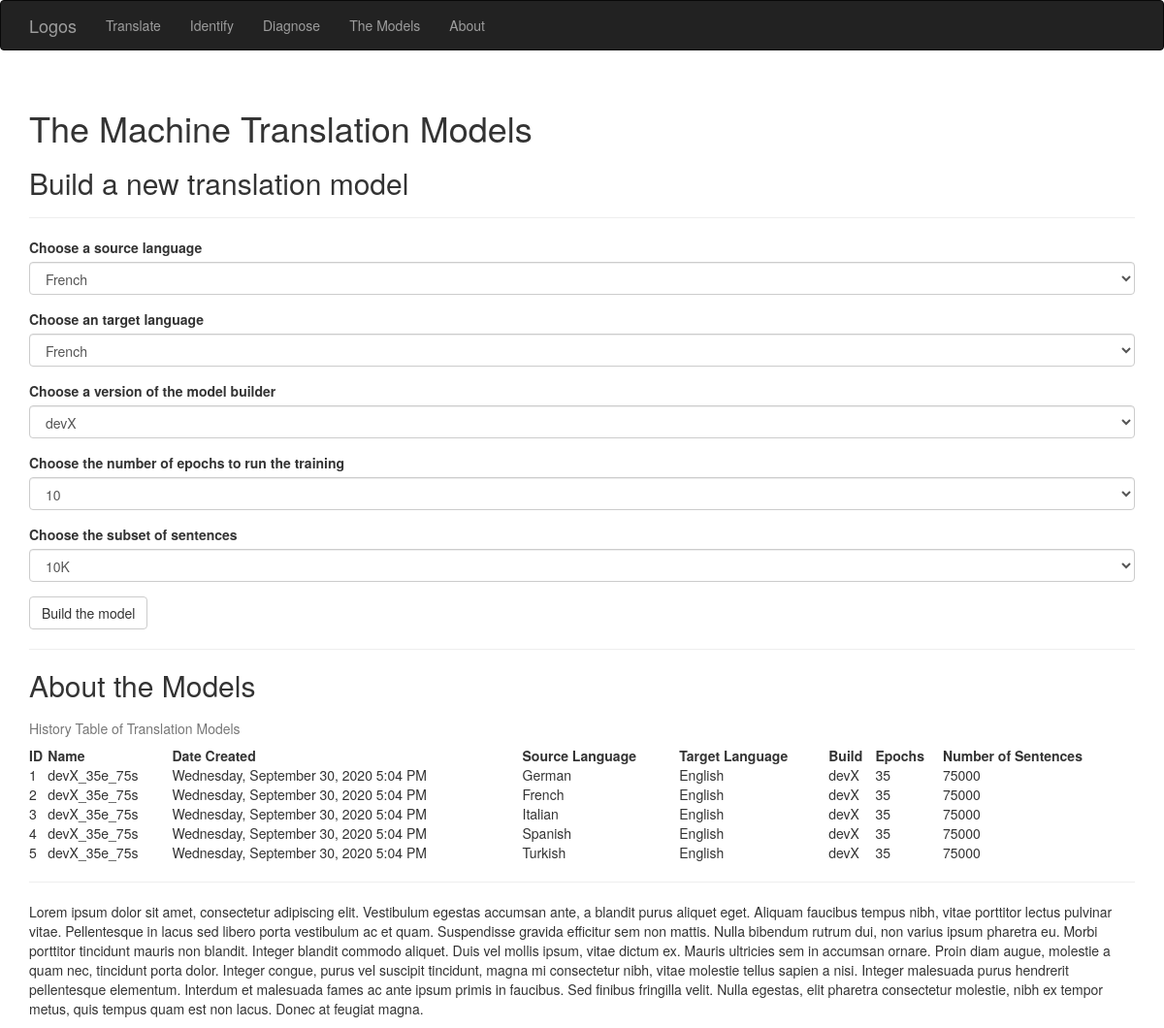
Page /themodels on the committed database.
### app/models.py (models this page shows, shortened)
class TranslationModel(db.Model):
    __tablename__ = 'translation_models'
    id = db.Column(db.Integer, primary_key=True)
    date = db.Column(db.DateTime())
    name = db.Column(db.String(64))
    summary = db.Column(db.String(64))
    number_of_epochs = db.Column(db.Integer, db.ForeignKey('epochs.id'))
    number_of_sentences = db.Column(db.Integer, db.ForeignKey('subsets.id'))
    source_lang_id = db.Column(db.Integer)
    target_lang_id = db.Column(db.Integer)
    build_id = db.Column(db.Integer)
    model_path = db.Column(db.String)
    source_tokenizer = db.Column(db.String)
    source_max_length = db.Column(db.Integer)
    source_word_count = db.Column(db.Integer)
    target_tokenizer = db.Column(db.String)
    target_word_count = db.Column(db.Integer)
    target_max_length = db.Column(db.Integer)

class Language(db.Model):
    __tablename__ = 'languages'
    id = db.Column(db.Integer, primary_key=True)
    code = db.Column(db.String(64), unique=True)
    name = db.Column(db.String(64))
    en_name = db.Column (db.String(64))

class Build(db.Model):
    __tablename__ = 'builds'
    id = db.Column(db.Integer, primary_key=True)
    name = db.Column(db.String(64), unique=True)
    summary = db.Column(db.String(64))

### app/main/views.py (the view, shortened to what this page needs)
@main.route('/themodels', methods=['GET', 'POST'])
def themodels():
    table_of_model_history = [[model.id,
                               model.date,
                               model.name,
                               Language.query.filter_by(id=model.source_lang_id).first().en_name,
                               Language.query.filter_by(id=model.target_lang_id).first().en_name,
                               Build.query.filter_by(id=model.build_id).first().name,
                               model.number_of_epochs,
                               model.number_of_sentences] \
                                   for model in TranslationModel.query.all()]
    form = BuildModelForm()
    form.form_selection_input_lang.choices = [f'{lang.en_name}' for lang in Language.query.all()]
    form.form_selection_output_lang.choices = [f'{lang.en_name}' for lang in Language.query.all()]
    form.form_selection_build_name.choices = [f'{build.name}' for build in Build.query.all()]
    form.form_selection_number_of_epochs.choices = [f'{epoch.number_of_epochs}' for epoch in Epoch.query.all()]
    form.form_selection_number_of_sentences.choices = [f'{subset.display_string_of_number}' for subset in Subset.query.all()]
    if 'input_lang' in session:
        form.form_selection_input_lang.data = session['input_lang']
    if 'output_lang' in session:
        form.form_selection_output_lang.data= session['output_lang']
    if 'build_name' in session:
        form.form_selection_build_name.data= session['build_name']
    if 'epochs' in session:
        form.form_selection_number_of_epochs.data= session['epochs']
    if 'subset' in session:
        form.form_selection_number_of_sentences.data= session['subset']
    return render_template('themodels.html',
                            form=form,
                            form_selection_input_lang=session.get('input_lang'),
                            form_selection_output_lang=session.get('output_lang'),
                            form_selection_build_name=session.get('build_name'),
                            form_selection_number_of_epochs=session.get('epochs'),
                            form_selection_number_of_sentences=session.get('subset'),
                            table_of_model_history=table_of_model_history,
                            current_time=datetime.utcnow())

### app/main/forms.py
class BuildModelForm(FlaskForm):
    form_selection_input_lang = SelectField('Choose a source language', validators=[DataRequired()])
    form_selection_output_lang = SelectField('Choose an target language', validators=[DataRequired()])
    form_selection_build_name = SelectField('Choose a version of the model builder', validators=[DataRequired()])
    form_selection_number_of_epochs = SelectField('Choose the number of epochs to run the training', validators=[DataRequired()])
    form_selection_number_of_sentences = SelectField('Choose the subset of sentences', validators=[DataRequired()])
    submit = SubmitField('Build the model')

### app/templates/themodels.html (shortened to what this page needs)
{% extends "base.html" %}
{% import "bootstrap/wtf.html" as wtf %}
{% block head %}
{{ super() }}
{% endblock %}
{% block page_content %}
<div class="page-header">
    <h1>The Machine Translation Models</h1>
    <h2>Build a new translation model</h2>
</div>
{{ wtf.quick_form(form) }}
<hr/>
<div class="page=header">
    <h2>About the Models</h2>
    <table style="width:100%">
        <caption>History Table of Translation Models</caption>
        <tr>
          <th>ID</th>
          <th>Name</th>
          <th>Date Created</th>
          <th>Source Language</th>
          <th>Target Language</th>
          <th>Build</th>
          <th>Epochs</th>
          <th>Number of Sentences</th>
        </tr>
        {% for model in table_of_model_history %}
        <tr>
          <td>{{ model[0] }}</td>
          <td>{{ model[2] }}</td>
          <td>{{ moment(model[1]).format('LLLL')  }}</td>
          <td>{{ model[3] }}</td>
          <td>{{ model[4] }}</td>
          <td>{{ model[5] }}</td>
          <td>{{ model[6] }}</td>
          <td>{{ model[7] }}</td>
        </tr>
        {% endfor %}
    </table>
    <hr/>
    <p>Lorem ipsum dolor sit amet, consectetur adipiscing elit. Vestibulum egestas accumsan ante, a blandit purus aliquet eget. Aliquam faucibus tempus nibh, vitae porttitor lectus pulvinar vitae. Pellentesque in lacus sed libero porta vestibulum ac et quam. Suspendisse gravida efficitur sem non mattis. Nulla bibendum rutrum dui, non varius ipsum pharetra eu. Morbi porttitor tincidunt mauris non blandit. Integer blandit commodo aliquet. Duis vel mollis ipsum, vitae dictum ex. Mauris ultricies sem in accumsan ornare. Proin diam augue, molestie a quam nec, tincidunt porta dolor. Integer congue, purus vel suscipit tincidunt, magna mi consectetur nibh, vitae molestie tellus sapien a nisi. Integer malesuada purus hendrerit pellentesque elementum. Interdum et malesuada fames ac ante ipsum primis in faucibus. Sed finibus fringilla velit. Nulla egestas, elit pharetra consectetur molestie, nibh ex tempor metus, quis tempus quam est non lacus. Donec at feugiat magna.</p>
</div>
{% endblock %}

### app/templates/base.html (shortened to what this page needs)
{% extends "bootstrap/base.html" %}
{% block head %}
{{ super() }}
{% endblock %}
{% block navbar %}
<div class="navbar navbar-inverse" role="navigation">
    <div class="container">
        <div class="navbar-header">
            <a class="navbar-brand" href="{{ url_for('main.index') }}">Logos</a>
        </div>
        <div class="navbar-collapse collapse">
            <ul class="nav navbar-nav">
                <li><a href="{{ url_for('main.index') }}">Translate</a></li>
            </ul>
            <ul class="nav navbar-nav">
                <li><a href="{{ url_for('main.identify') }}">Identify</a></li>
            </ul>
            <ul class="nav navbar-nav">
                <li><a href="{{ url_for('main.diagnose') }}">Diagnose</a></li>
            </ul>
            <ul class="nav navbar-nav">
                <li><a href="{{ url_for('main.themodels') }}">The Models</a></li>
            </ul>
            <ul class="nav navbar-nav">
                <li><a href="{{ url_for('main.about') }}">About</a></li>
            </ul>
        </div>
    </div>
</div>
{% endblock %}
{% block content %}
<div class="container">
    {% block page_content %}{% endblock %}
</div>
{% endblock %}

### rows in the picture
TranslationModel: name "devX_35e_75s", date "Wednesday, September 30, 2020 5:04 PM", number_of_sentences "75000"
Language: en_name "German"
Language: en_name "English" "English" "English" "English" "English"
Build: name "devX" "devX" "devX" "devX" "devX"
TranslationModel: name "devX_35e_75s", date "Wednesday, September 30, 2020 5:04 PM", number_of_sentences "75000"
Language: en_name "French"
TranslationModel: name "devX_35e_75s", date "Wednesday, September 30, 2020 5:04 PM", number_of_sentences "75000"
Language: en_name "Italian"
TranslationModel: name "devX_35e_75s", date "Wednesday, September 30, 2020 5:04 PM", number_of_sentences "75000"
Language: en_name "Spanish"
TranslationModel: name "devX_35e_75s", date "Wednesday, September 30, 2020 5:04 PM", number_of_sentences "75000"
Language: en_name "Turkish"

### other values in the picture
{{ model[0] }} "1" "2" "3" "4" "5"
{{ model[6] }} "35" "35" "35" "35" "35"
